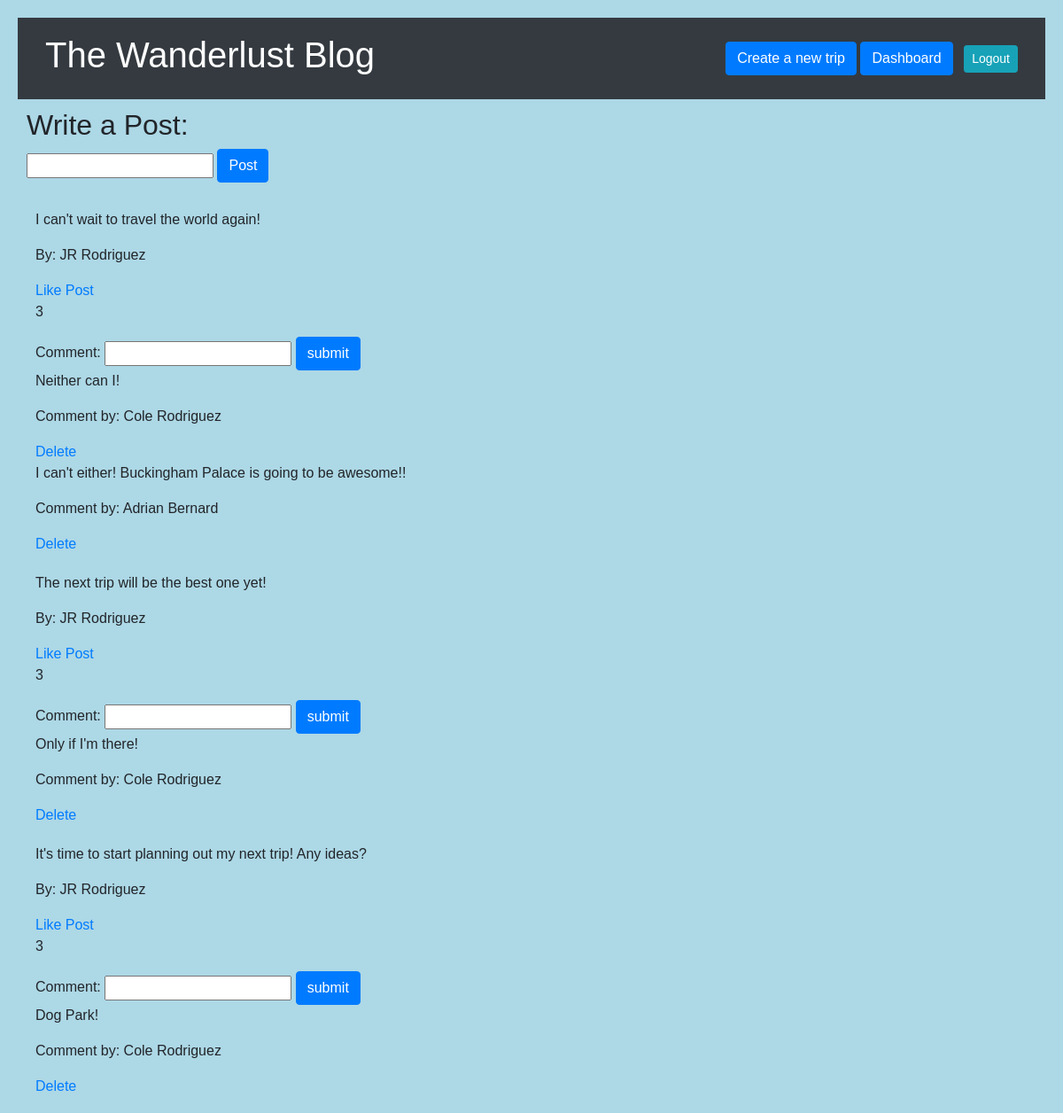
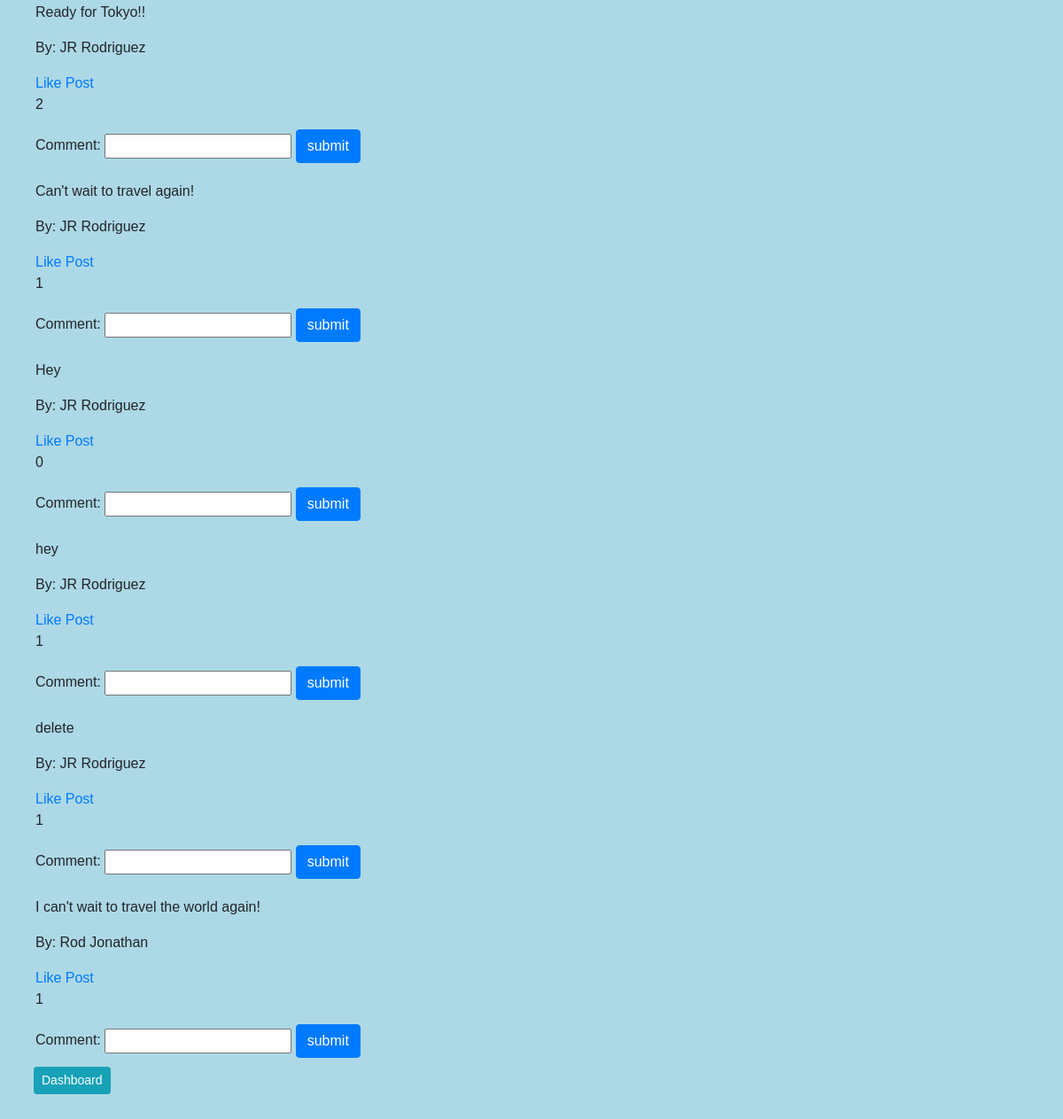
Page /success (signed in) on the committed database (2 pictures, top to bottom).
### wanderlust_app/models.py (models this page shows)
class Wall_Message(models.Model):
    message = models.CharField(max_length=255)
    poster = models.ForeignKey(User, related_name='user_messages', on_delete=models.CASCADE)
    user_likes = models.ManyToManyField(User, related_name='liked_posts')
    created_at = models.DateField(auto_now_add=True)
    updated_at = models.DateField(auto_now=True)

class User(models.Model):
    first_name = models.CharField(max_length=255)
    last_name = models.CharField(max_length=255)
    email = models.CharField(max_length=255)
    password = models.CharField(max_length=255)
    created_at = models.DateField(auto_now_add=True)
    updated_at = models.DateField(auto_now=True)
    objects = UserManager()

class Comment(models.Model):
    comment = models.CharField(max_length=255)
    poster = models.ForeignKey(User, related_name='user_comments', on_delete=models.CASCADE)
    wall_message = models.ForeignKey(Wall_Message, related_name='post_comments', on_delete=models.CASCADE)
    created_at = models.DateField(auto_now_add=True)
    updated_at = models.DateField(auto_now=True)

### wanderlust_app/views.py (the view)
# urls.py: path('success', views.success),
def success(request):
    if 'user_id' not in request.session:
        return redirect('/')
    context = {
        'wall_messages': Wall_Message.objects.all()
    }
    return render(request, 'success.html', context)

### wanderlust_app/templates/success.html (shortened to what this page needs)
<!DOCTYPE html>
<html lang="en">
<head>
    <link rel="stylesheet" href="https://stackpath.bootstrapcdn.com/bootstrap/4.1.3/css/bootstrap.min.css">
    {% load static %}
    <link rel="stylesheet" href="{% static 'css/style.css' %}">
</head>
<body>
    <div class="wrapper">
        <nav class="navbar navbar-expand-lg navbar-dark bg-dark">
            <div class="container">
                <h1 class="header-color">The Wanderlust Blog</h1>
                    <span class="navbar-text">
                        <a href="/trips/new"><button class="btn btn-primary">Create a new trip </button></a>
                        <a  href="/dashboard" class="btn btn-primary">Dashboard</a>
                        <a href="/logout" role="button" class="btn btn-sm btn-info ml-2 text-white">Logout</a>
                    </span>
            </div>
        </nav>
        <div id="write">
            <h2>Write a Post:</h2>
            <form action="/process_message" method="POST">
                <input type="text" name='message'>
                <input type="submit" value="Post" class="btn btn-primary">
            </form>
        </div>
        <div id="posts">
            {% for post in wall_messages %}
            <div class="one_post">
                <p class='post'>{{post.message}}</p>
                <p class='poster'>By: {{post.poster.first_name}} {{post.poster.last_name}}</p>
                <a href="/like/{{post.id}}">Like Post</a>
                <p>{{ post.user_likes.count }}</p>
                <form action="/add_comment/{{post.id}}" method="POST">
                    Comment: <input type="text" name="comment">
                    <input type="submit" value="submit" class="btn btn-primary">
                </form>
                {% for comment in post.post_comments.all %}
                    <p>{{comment.comment}}</p>
                    <p>Comment by: {{comment.poster.first_name}} {{comment.poster.last_name}}</p>
                    <a href="/delete/{{comment.id}}">Delete</a>
                {% endfor %}
            </div>
            {% endfor %}
            <a  href="/dashboard" class="btn btn-sm btn-info ml-2">Dashboard</a>
        </div>
    </div>
</body>
</html>

### wanderlust_app/static/css/style.css (style rules this page uses)
* { padding: 0; margin: 0; font-family: sans-serif; }
.wrapper { padding: 20px; }
div { padding: 10px; }
body { background-color: lightblue }
.header-color { color: white; }

### rows in the picture
Wall_Message: message "I can't wait to travel the world again!", poster.first_name "JR", poster.last_name "Rodriguez", user_likes.count "3"
Comment: comment "Neither can I!", poster.first_name "Cole", poster.last_name "Rodriguez"
Comment: comment "I can't either! Buckingham Palace is going to be awesome!!", poster.first_name "Adrian", poster.last_name "Bernard"
Wall_Message: message "The next trip will be the best one yet!", poster.first_name "JR", poster.last_name "Rodriguez", user_likes.count "3"
Comment: comment "Only if I'm there!", poster.first_name "Cole", poster.last_name "Rodriguez"
Wall_Message: message "It's time to start planning out my next trip! Any ideas?", poster.first_name "JR", poster.last_name "Rodriguez", user_likes.count "3"
Comment: comment "Dog Park!", poster.first_name "Cole", poster.last_name "Rodriguez"
Wall_Message: message "Ready for Tokyo!!", poster.first_name "JR", poster.last_name "Rodriguez", user_likes.count "2"
Wall_Message: message "Can't wait to travel again!", poster.first_name "JR", poster.last_name "Rodriguez", user_likes.count "1"
Wall_Message: message "Hey", poster.first_name "JR", poster.last_name "Rodriguez", user_likes.count "0"
Wall_Message: message "hey", poster.first_name "JR", poster.last_name "Rodriguez", user_likes.count "1"
Wall_Message: message "delete", poster.first_name "JR", poster.last_name "Rodriguez", user_likes.count "1"
Wall_Message: message "I can't wait to travel the world again!", poster.first_name "Rod", poster.last_name "Jonathan", user_likes.count "1"
